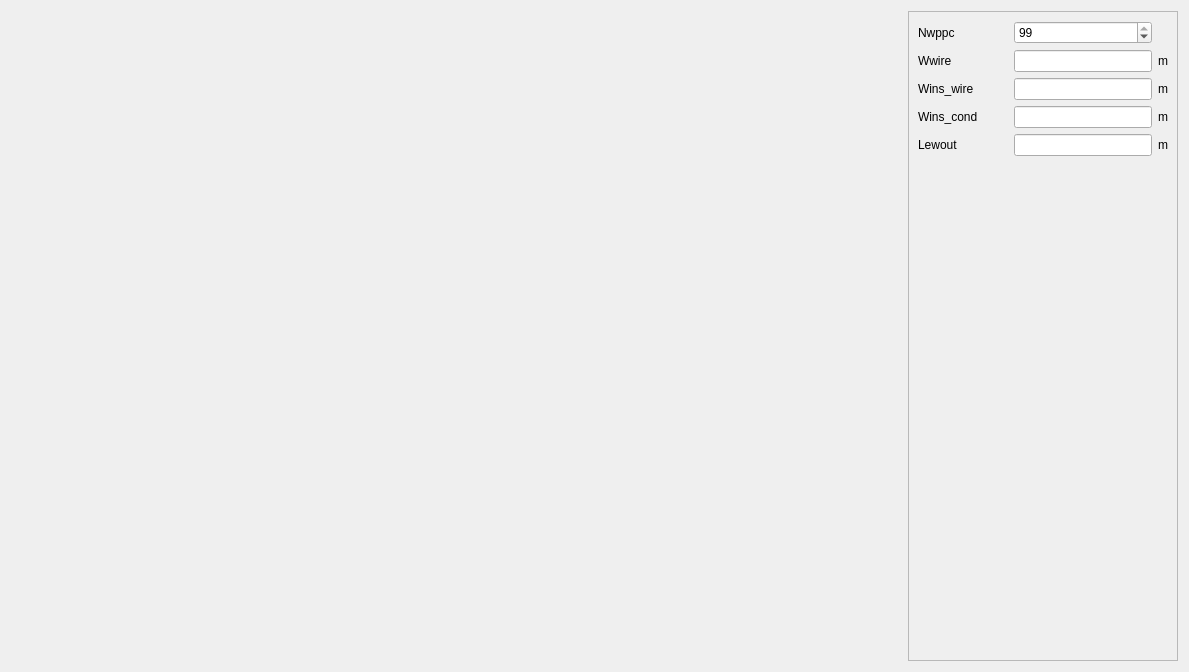
<?xml version="1.0" encoding="UTF-8"?>
<ui version="4.0">
 <class>PCondType12</class>
 <widget class="QWidget" name="PCondType12">
  <property name="geometry">
   <rect>
    <x>0</x>
    <y>0</y>
    <width>1189</width>
    <height>672</height>
   </rect>
  </property>
  <property name="windowTitle">
   <string>Form</string>
  </property>
  <layout class="QHBoxLayout" name="horizontalLayout">
   <item>
    <widget class="QLabel" name="img_cond">
     <property name="minimumSize">
      <size>
       <width>0</width>
       <height>0</height>
      </size>
     </property>
     <property name="maximumSize">
      <size>
       <width>16777215</width>
       <height>16777215</height>
      </size>
     </property>
     <property name="text">
      <string/>
     </property>
     <property name="pixmap">
      <pixmap resource="../../../../Resources/pyleecan.qrc">:/images/images/MachineSetup/WindParam/CondType12.png</pixmap>
     </property>
     <property name="scaledContents">
      <bool>false</bool>
     </property>
     <property name="alignment">
      <set>Qt::AlignCenter</set>
     </property>
    </widget>
   </item>
   <item>
    <widget class="QScrollArea" name="scrollArea">
     <property name="minimumSize">
      <size>
       <width>270</width>
       <height>0</height>
      </size>
     </property>
     <property name="maximumSize">
      <size>
       <width>270</width>
       <height>16777215</height>
      </size>
     </property>
     <property name="widgetResizable">
      <bool>true</bool>
     </property>
     <widget class="QWidget" name="scrollAreaWidgetContents">
      <property name="geometry">
       <rect>
        <x>0</x>
        <y>0</y>
        <width>268</width>
        <height>648</height>
       </rect>
      </property>
      <layout class="QVBoxLayout" name="verticalLayout">
       <item>
        <layout class="QGridLayout" name="gridLayout">
         <item row="0" column="0">
          <widget class="QLabel" name="in_Nwpc1">
           <property name="minimumSize">
            <size>
             <width>90</width>
             <height>0</height>
            </size>
           </property>
           <property name="text">
            <string>Nwppc</string>
           </property>
          </widget>
         </item>
         <item row="0" column="1">
          <widget class="QSpinBox" name="si_Nwpc1">
           <property name="minimumSize">
            <size>
             <width>0</width>
             <height>0</height>
            </size>
           </property>
           <property name="value">
            <number>99</number>
           </property>
          </widget>
         </item>
         <item row="1" column="0">
          <widget class="QLabel" name="in_Wwire">
           <property name="minimumSize">
            <size>
             <width>90</width>
             <height>0</height>
            </size>
           </property>
           <property name="text">
            <string>Wwire</string>
           </property>
          </widget>
         </item>
         <item row="1" column="1">
          <widget class="FloatEdit" name="lf_Wwire">
           <property name="minimumSize">
            <size>
             <width>0</width>
             <height>0</height>
            </size>
           </property>
           <property name="maximumSize">
            <size>
             <width>16777215</width>
             <height>16777215</height>
            </size>
           </property>
          </widget>
         </item>
         <item row="1" column="2">
          <widget class="QLabel" name="unit_Wwire">
           <property name="minimumSize">
            <size>
             <width>0</width>
             <height>0</height>
            </size>
           </property>
           <property name="text">
            <string>m</string>
           </property>
          </widget>
         </item>
         <item row="2" column="0">
          <widget class="QLabel" name="in_Wins_wire">
           <property name="minimumSize">
            <size>
             <width>90</width>
             <height>0</height>
            </size>
           </property>
           <property name="text">
            <string>Wins_wire</string>
           </property>
          </widget>
         </item>
         <item row="2" column="1">
          <widget class="FloatEdit" name="lf_Wins_wire">
           <property name="minimumSize">
            <size>
             <width>50</width>
             <height>0</height>
            </size>
           </property>
           <property name="maximumSize">
            <size>
             <width>16777215</width>
             <height>16777215</height>
            </size>
           </property>
          </widget>
         </item>
         <item row="2" column="2">
          <widget class="QLabel" name="unit_Wins_wire">
           <property name="minimumSize">
            <size>
             <width>0</width>
             <height>0</height>
            </size>
           </property>
           <property name="text">
            <string>m</string>
           </property>
          </widget>
         </item>
         <item row="3" column="0">
          <widget class="QLabel" name="in_Wins_cond">
           <property name="minimumSize">
            <size>
             <width>90</width>
             <height>0</height>
            </size>
           </property>
           <property name="text">
            <string>Wins_cond</string>
           </property>
          </widget>
         </item>
         <item row="3" column="1">
          <widget class="FloatEdit" name="lf_Wins_cond">
           <property name="minimumSize">
            <size>
             <width>50</width>
             <height>0</height>
            </size>
           </property>
           <property name="maximumSize">
            <size>
             <width>16777215</width>
             <height>16777215</height>
            </size>
           </property>
          </widget>
         </item>
         <item row="3" column="2">
          <widget class="QLabel" name="unit_Wins_cond">
           <property name="text">
            <string>m</string>
           </property>
          </widget>
         </item>
         <item row="4" column="0">
          <widget class="QLabel" name="in_Lewout">
           <property name="minimumSize">
            <size>
             <width>90</width>
             <height>0</height>
            </size>
           </property>
           <property name="toolTip">
            <string>End-winding length on one side for a half-turn</string>
           </property>
           <property name="whatsThis">
            <string>End-winding length on one side for a half-turn</string>
           </property>
           <property name="text">
            <string>Lewout</string>
           </property>
          </widget>
         </item>
         <item row="4" column="1">
          <widget class="FloatEdit" name="lf_Lewout">
           <property name="minimumSize">
            <size>
             <width>50</width>
             <height>0</height>
            </size>
           </property>
           <property name="maximumSize">
            <size>
             <width>16777215</width>
             <height>16777215</height>
            </size>
           </property>
           <property name="toolTip">
            <string>End-winding length on one side for a half-turn</string>
           </property>
           <property name="whatsThis">
            <string>End-winding length on one side for a half-turn</string>
           </property>
          </widget>
         </item>
         <item row="4" column="2">
          <widget class="QLabel" name="unit_Lewout">
           <property name="minimumSize">
            <size>
             <width>0</width>
             <height>0</height>
            </size>
           </property>
           <property name="toolTip">
            <string>End-winding length on one side for a half-turn</string>
           </property>
           <property name="whatsThis">
            <string>End-winding length on one side for a half-turn</string>
           </property>
           <property name="text">
            <string>m</string>
           </property>
          </widget>
         </item>
        </layout>
       </item>
       <item>
        <spacer name="verticalSpacer">
         <property name="orientation">
          <enum>Qt::Vertical</enum>
         </property>
         <property name="sizeHint" stdset="0">
          <size>
           <width>20</width>
           <height>40</height>
          </size>
         </property>
        </spacer>
       </item>
       <item>
        <widget class="WCondOut" name="w_out" native="true"/>
       </item>
      </layout>
     </widget>
    </widget>
   </item>
  </layout>
 </widget>
 <customwidgets>
  <customwidget>
   <class>FloatEdit</class>
   <extends>QLineEdit</extends>
   <header>......GUI/Tools/FloatEdit.h</header>
  </customwidget>
  <customwidget>
   <class>WCondOut</class>
   <extends>QWidget</extends>
   <header>......GUI.Dialog.DMachineSetup.SWindCond.WCondOut.WCondOut.h</header>
   <container>1</container>
  </customwidget>
 </customwidgets>
 <tabstops>
  <tabstop>si_Nwpc1</tabstop>
  <tabstop>lf_Wwire</tabstop>
  <tabstop>lf_Wins_wire</tabstop>
 </tabstops>
 <resources>
  <include location="../../../../Resources/pyleecan.qrc"/>
  <include location="../../../../Resources/pyleecan.qrc"/>
  <include location="../../../../Resources/pyleecan.qrc"/>
 </resources>
 <connections/>
</ui>
